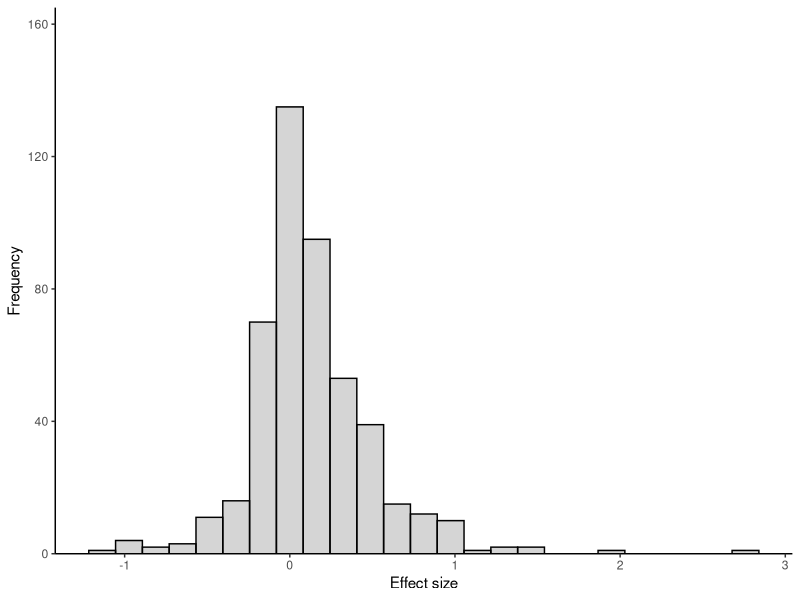
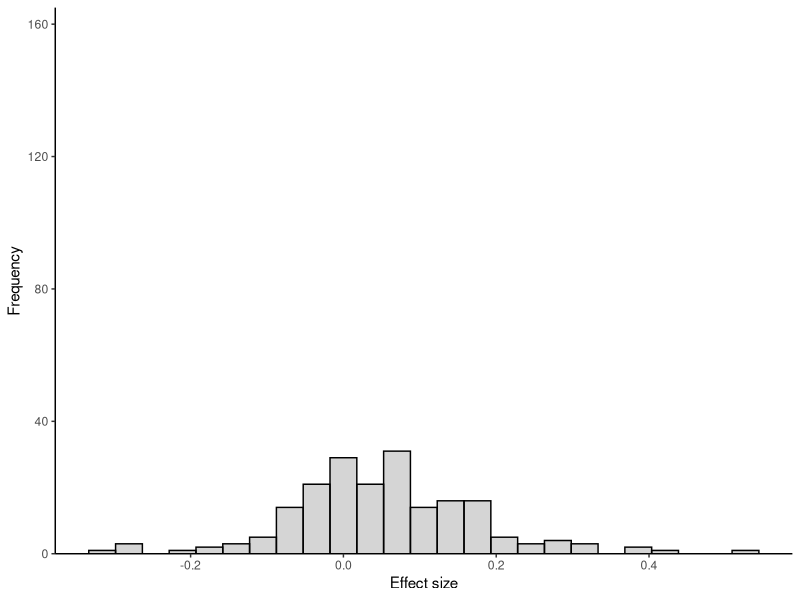
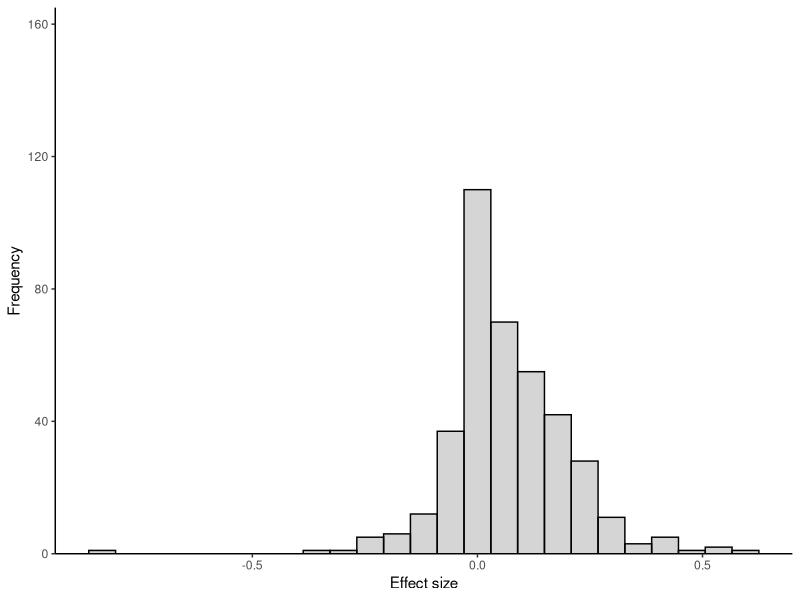
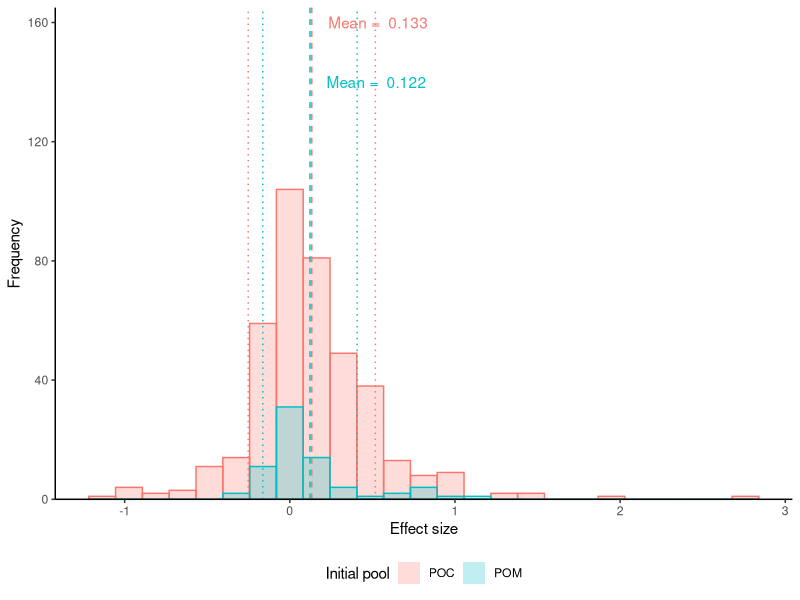
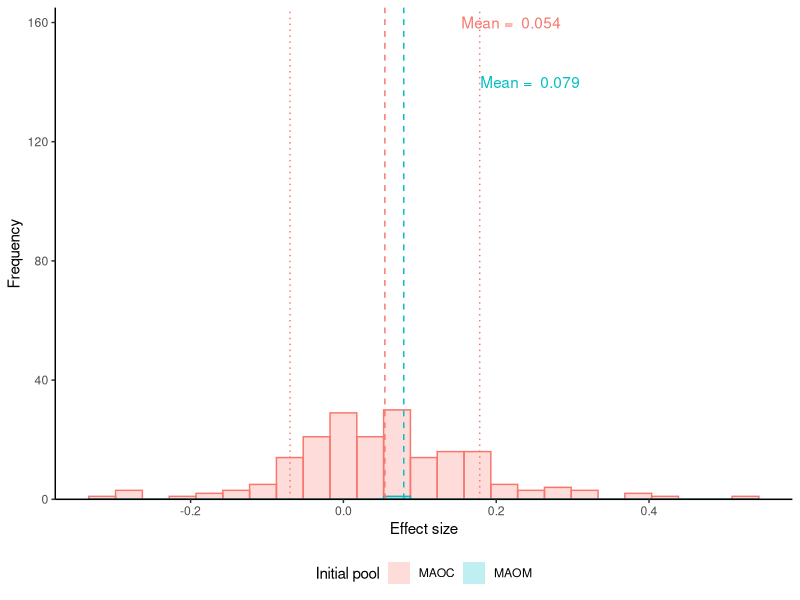
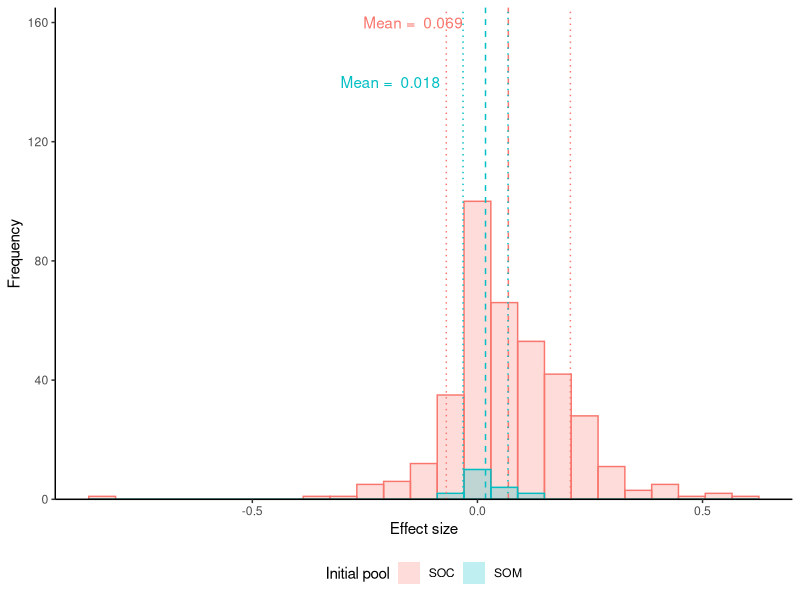
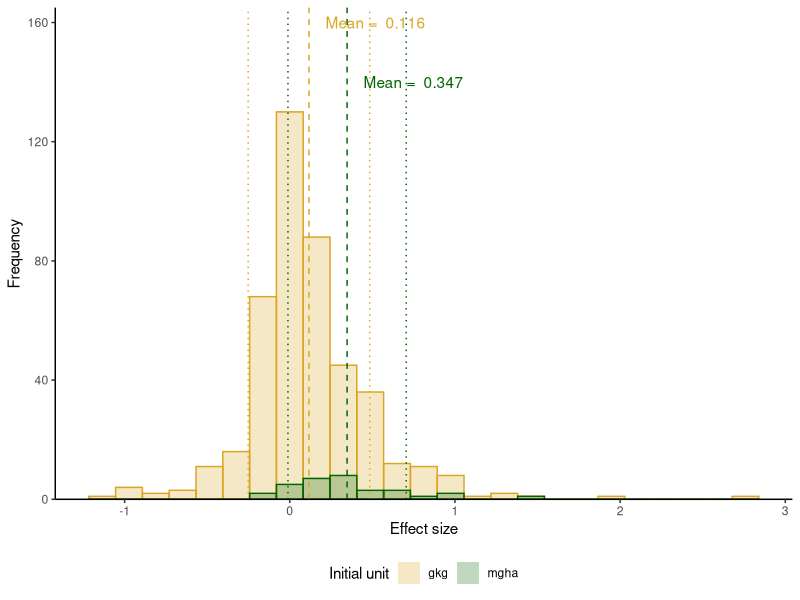
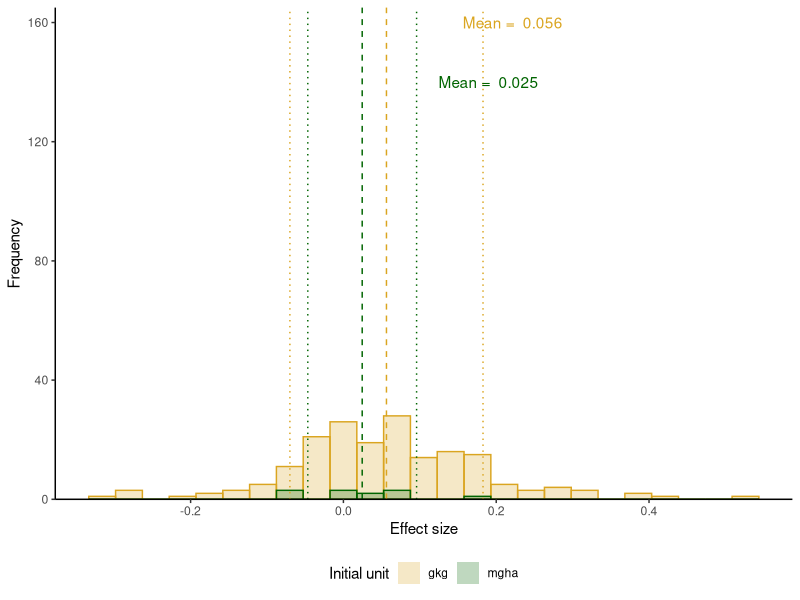

The R source for these figures, in order:
library(ggplot2)
library(plyr)


# read in my data
dat <- read.csv("Raw-data/4_metadata - final_withclimdat.csv")
# select only c and organic matter based observations
dat <- dat[which(dat$rv %in% c("POC", "TOC", "MAOC", "SOC", "POM", "TOM", "SOM", "MAOM")),]

dat$rv[which(dat$rv %in% c("OM", "SOM", "TOM"))] <- "SOM"
dat$rv[which(dat$rv %in% c("TOC", "SOC"))] <- "SOC"

# set params
xs <- range(dat$logRR)
ys <- c(0,165)
ymeans <- c(160, 140)



# panels A-C

pplot0 <- ggplot(data=dat[which(dat$rv %in% c("POC", "POM")),], 
                aes(x=logRR)) + 
  geom_histogram(position="identity", alpha=0.25, bins=25, color="black") +
  theme_classic() +
  labs(y="Frequency", x="Effect size") +
  guides(color=F)  +
  theme(legend.position="bottom")+
  scale_y_continuous(limits=ys, expand = c(0, 0)) 
pplot0




mplot0 <- ggplot(data=dat[which(dat$rv %in% c("MAOC", "MAOM")),], 
                aes(x=logRR)) + 
  geom_histogram(position="identity", alpha=0.25, bins = 25, color="black") +
  theme_classic() +
  labs(y="Frequency", x="Effect size") +
  guides(color=F)  +
  theme(legend.position="bottom") +
  scale_y_continuous(limits=ys, expand = c(0, 0)) 
mplot0





splot0 <- ggplot(data=dat[which(dat$rv %in% c("SOC", "SOM")),], 
                aes(x=logRR)) + 
  geom_histogram(position="identity", alpha=0.25, bins = 25, color="black") +
  theme_classic() +
  labs(y="Frequency", x="Effect size") +
  guides(color=F)  + 
  theme(legend.position="bottom")+
  scale_y_continuous(limits=ys, expand = c(0, 0)) 
splot0






# panels D-F
mu <- ddply(dat[which(dat$rv %in% c("POC", "POM")),], 
            "rv", summarise, grp.mean=mean(logRR), grp.sd=sd(logRR))

pplot <- ggplot(data=dat[which(dat$rv %in% c("POC", "POM")),], 
                aes(x=logRR, fill=rv, color=rv)) + 
  geom_histogram(position="identity", alpha=0.25, bins=25) +
  theme_classic() +
  geom_vline(data=mu, aes(xintercept=grp.mean, color=rv),
             linetype="dashed", size=0.5, show.legend = F)+
  geom_vline(data=mu, aes(xintercept=grp.mean-grp.sd, color=rv),
             linetype="dotted", size=0.5, show.legend = F)+ 
  geom_vline(data=mu, aes(xintercept=grp.mean+grp.sd, color=rv),
             linetype="dotted", size=0.5, show.legend = F)+ 
  geom_text(data=mu, aes(x=grp.mean+0.1, color=rv, label=paste("Mean = ", round(grp.mean, 3))), 
            y=ymeans, hjust = 0, show.legend = F) +
  labs(fill="Initial pool", y="Frequency", x="Effect size") +
  guides(color=F)  +
  theme(legend.position="bottom")+
  scale_y_continuous(limits=ys, expand = c(0, 0)) 
pplot





mu <- ddply(dat[which(dat$rv %in% c("MAOC", "MAOM")),], 
            "rv", summarise, grp.mean=mean(logRR), grp.sd=sd(logRR))

mplot <- ggplot(data=dat[which(dat$rv %in% c("MAOC", "MAOM")),], 
       aes(x=logRR, fill=rv, color=rv)) + 
  geom_histogram(position="identity", alpha=0.25, bins = 25) +
  theme_classic() +
  geom_vline(data=mu, aes(xintercept=grp.mean, color=rv),
             linetype="dashed", size=0.5, show.legend = F)+
  geom_vline(data=mu, aes(xintercept=grp.mean-grp.sd, color=rv),
             linetype="dotted", size=0.5, show.legend = F)+ 
  geom_vline(data=mu, aes(xintercept=grp.mean+grp.sd, color=rv),
             linetype="dotted", size=0.5, show.legend = F)+ 
  geom_text(data=mu, aes(x=grp.mean+0.1, color=rv, label=paste("Mean = ", round(grp.mean, 3))), 
           y=ymeans, hjust = 0, show.legend = F) +
  labs(fill="Initial pool", y="Frequency", x="Effect size", x="Effect size") +
  guides(color=F)  +
  theme(legend.position="bottom") +
  scale_y_continuous(limits=ys, expand = c(0, 0)) 
mplot





mu <- ddply(dat[which(dat$rv %in% c("SOC", "SOM")),], 
            "rv", summarise, grp.mean=mean(logRR), grp.sd=sd(logRR))

splot <- ggplot(data=dat[which(dat$rv %in% c("SOC", "SOM")),], 
                aes(x=logRR, fill=rv, color=rv)) + 
  geom_histogram(position="identity", alpha=0.25, bins = 25) +
  theme_classic() +
  geom_vline(data=mu, aes(xintercept=grp.mean, color=rv),
             linetype="dashed", size=0.5, show.legend = F)+
  geom_vline(data=mu, aes(xintercept=grp.mean-grp.sd, color=rv),
             linetype="dotted", size=0.5, show.legend = F)+ 
  geom_vline(data=mu, aes(xintercept=grp.mean+grp.sd, color=rv),
             linetype="dotted", size=0.5, show.legend = F)+ 
  geom_text(data=mu, aes(x=grp.mean-0.1, color=rv, label=paste("Mean = ", round(grp.mean, 3))), 
            y=ymeans, hjust = 1, show.legend = F) +
  labs(fill="Initial pool", y="Frequency", x="Effect size") +
  guides(color=F)  + 
  theme(legend.position="bottom")+
  scale_y_continuous(limits=ys, expand = c(0, 0)) 
splot




### units
# set params
xs <- range(dat$logRR)
ys <- c(0,165)
ymeans <- c(160, 140)

# panels G-I
mu <- ddply(dat[which(dat$rv %in% c("POC", "POM")),], 
            "logRR.type", summarise, grp.mean=mean(logRR), grp.sd=sd(logRR))

pplotu <- ggplot(data=dat[which(dat$rv %in% c("POC", "POM")),], 
                aes(x=logRR, fill=logRR.type, color=logRR.type)) + 
  geom_histogram(position="identity", alpha=0.25, bins=25) +
  theme_classic() +
  geom_vline(data=mu, aes(xintercept=grp.mean, color=logRR.type),
             linetype="dashed", size=0.5, show.legend = F)+
  geom_vline(data=mu, aes(xintercept=grp.mean-grp.sd, color=logRR.type),
             linetype="dotted", size=0.5, show.legend = F)+ 
  geom_vline(data=mu, aes(xintercept=grp.mean+grp.sd, color=logRR.type),
             linetype="dotted", size=0.5, show.legend = F)+ 
  geom_text(data=mu, aes(x=grp.mean+0.1, color=logRR.type, label=paste("Mean = ", round(grp.mean, 3))), 
            y=ymeans, hjust = 0, show.legend = F) +
  labs(fill="Initial unit", y="Frequency", x="Effect size") +
  guides(color=F)  +
  theme(legend.position="bottom")+
  scale_y_continuous(limits=ys, expand = c(0, 0)) +
  scale_fill_manual(values=c("goldenrod", "darkgreen")) +
  scale_color_manual(values=c("goldenrod", "darkgreen"))
pplotu



mu <- ddply(dat[which(dat$rv %in% c("MAOC", "MAOM")),], 
            "logRR.type", summarise, grp.mean=mean(logRR), grp.sd=sd(logRR))

mplotu <- ggplot(data=dat[which(dat$rv %in% c("MAOC", "MAOM")),], 
                aes(x=logRR, fill=logRR.type, color=logRR.type)) + 
  geom_histogram(position="identity", alpha=0.25, bins = 25) +
  theme_classic() +
  geom_vline(data=mu, aes(xintercept=grp.mean, color=logRR.type),
             linetype="dashed", size=0.5, show.legend = F)+
  geom_vline(data=mu, aes(xintercept=grp.mean-grp.sd, color=logRR.type),
             linetype="dotted", size=0.5, show.legend = F)+ 
  geom_vline(data=mu, aes(xintercept=grp.mean+grp.sd, color=logRR.type),
             linetype="dotted", size=0.5, show.legend = F)+ 
  geom_text(data=mu, aes(x=grp.mean+0.1, color=logRR.type, label=paste("Mean = ", round(grp.mean, 3))), 
            y=ymeans, hjust = 0, show.legend = F) +
  labs(fill="Initial unit", y="Frequency", x="Effect size") +
  guides(color=F)  +
  theme(legend.position="bottom") +
  scale_y_continuous(limits=ys, expand = c(0, 0)) +
  scale_fill_manual(values=c("goldenrod", "darkgreen")) +
  scale_color_manual(values=c("goldenrod", "darkgreen"))
mplotu





mu <- ddply(dat[which(dat$rv %in% c("SOC", "SOM")),], 
            "logRR.type", summarise, grp.mean=mean(logRR), grp.sd=sd(logRR))

splotu <- ggplot(data=dat[which(dat$rv %in% c("SOC", "SOM")),], 
                aes(x=logRR, fill=logRR.type, color=logRR.type)) + 
  geom_histogram(position="identity", alpha=0.25, bins = 25) +
  theme_classic() +
  geom_vline(data=mu, aes(xintercept=grp.mean, color=logRR.type),
             linetype="dashed", size=0.5, show.legend = F)+
  geom_vline(data=mu, aes(xintercept=grp.mean-grp.sd, color=logRR.type),
             linetype="dotted", size=0.5, show.legend = F)+ 
  geom_vline(data=mu, aes(xintercept=grp.mean+grp.sd, color=logRR.type),
             linetype="dotted", size=0.5, show.legend = F)+ 
  geom_text(data=mu, aes(x=grp.mean-0.1, color=logRR.type, label=paste("Mean = ", round(grp.mean, 3))), 
            y=ymeans, hjust = 1, show.legend = F) +
  labs(fill="Initial unit", y="Frequency", x="Effect size") +
  guides(color=F)  + 
  theme(legend.position="bottom")+
  scale_y_continuous(limits=ys, expand = c(0, 0)) +
  scale_fill_manual(values=c("goldenrod", "darkgreen")) +
  scale_color_manual(values=c("goldenrod", "darkgreen"))
splotu





figure0 <- ggpubr::ggarrange(pplot0, mplot0, splot0,
                             labels = c("A", "B", "C"),
                             ncol = 3, nrow = 1)
figure0

figure1 <- ggpubr::ggarrange(pplot, mplot, splot,
                    labels = c("D", "E", "F"),
                    ncol = 3, nrow = 1)
figure1

figure2 <- ggpubr::ggarrange(pplotu, mplotu, splotu,
                             labels = c("G", "H", "I"),
                             ncol = 3, nrow = 1)
figure2

figure3 <- ggpubr::ggarrange(figure0, figure1, figure2, heights = c(0.8, 1, 1),
                             ncol = 1, nrow = 3)
figure3
#ggsave("Figures/S2_histogram by rv type and unit.jpeg", units="in", height=8, width=10, res=600)
jpeg("Figures/S2_histogram by rv type and unit.jpeg", width=10, height=8, units="in",res=600)
figure3
dev.off()
